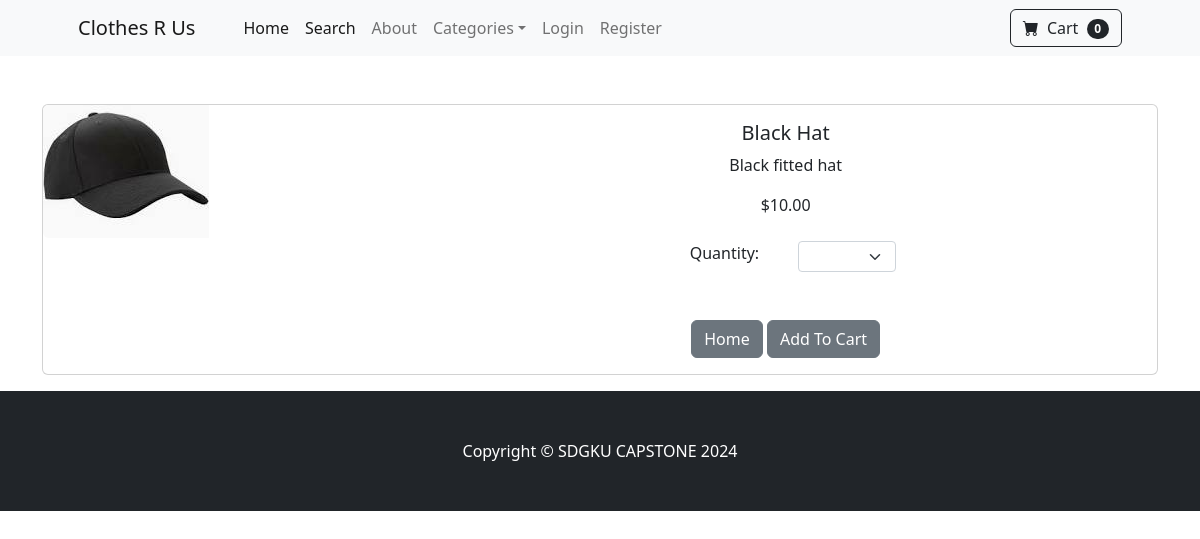
Page /product/1 on the committed database.
### pages/models.py (models this page shows, shortened)
class Product(models.Model):
    name = models.CharField(max_length=100)
    price = models.DecimalField(default=0, decimal_places=2, max_digits=6)
    category = models.ForeignKey(Category, on_delete=models.CASCADE, default=1)
    description = models.CharField(max_length=250, default='', blank=True, null=True)
    image = models.ImageField(upload_to="uploads/product/")
    is_sale = models.BooleanField(default=False)
    sale_price = models.DecimalField(default=0, decimal_places=2, max_digits=6)

### pages/views.py (the view)
# urls.py: path('product/<int:pk>', views.product, name='product'),
def product (request,pk):
     product = Product.objects.get(id=pk)
     return render(request, 'product.html',{'product':product})

### cart/cart.py (called while the page is built)
    def __len__(self):
        return len(self.cart)

### cart/context_processors.py (called while the page is built)
def cart(request):
    return{'cart': Cart(request)}

### pages/templates/product.html (shortened to what this page needs)
{% extends 'base.html' %}
{% block content %}
<div class="container">
  <br/><br/>
  <div class="card mb-3">
    <div class="row g-0">
      <div class="col-md-4">
        <img src="{{ product.image.url }}" class="img-fluid rounded-start" alt="">
      </div>
      <div class="col-md-8">
        <div class="card-body">
          <center>
          <h5 class="card-title">{{ product.name }}</h5>
          <p class="card-text">{{ product.description }}</p>
          {% if product.is_sale %}
          <div class="card-body p-4">
            <div class="text-center">
              <strike>
              ${{ product.price }}
              </strike>
              &nbsp;
              ${{ product.sale_price }}
            </div>
          </div>
            {% else %}
            ${{ product.price }}
            {% endif %}
            <br/><br/>
          <div class="row justify-content-center">
            <div class="col-md-2">Quantity:</div>
            <div class="col-md-2">
              <select class="form-select form-select-sm" id="qty-cart">
                <option selected>
                </option>
                <option value="1">1</option>
              </select>
            </div>
          </div>
            <br/>  <br/>
            <a href="{% url 'home' %}" class="btn btn-secondary">Home</a>
            <button type="button" value="{{ product.id }}" class="btn btn-secondary" id="add-cart">Add To Cart</button>
              </center>
          </div>
        </div>
      </div>
    </div>
  </div>
{% endblock %}

### rows in the picture
Product: image (picture), name "Black Hat", description "Black fitted hat", price "10.00"

### other values in the picture
{{ cart|length }} "0"
